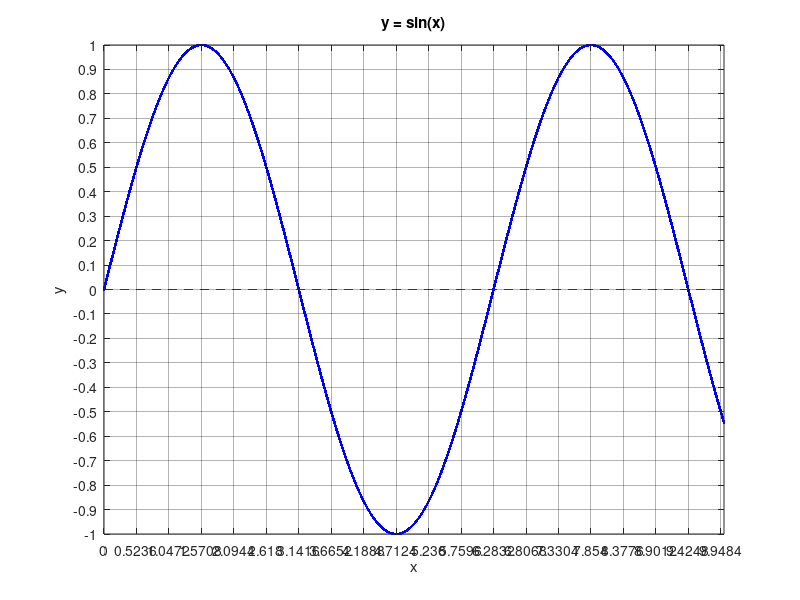

Reproduce this figure in MATLAB.
clc, clearvars, close all

%PARAMETERS
max_x = 10;
x = linspace(0,max_x,100000);
y = sin(x);
check = 0;


%ACTIONS
myl = length(y)
result = y > check;
myAnswer = sum(result);
myavg = sum(y)/myl;

%OUTPUT (terminal)
fprintf("%d Of the %d Are greater than %d\n\n", myAnswer, myl, check)
    % works like printf in C
fprintf("%d %%\n", 100*myAnswer/length(y)) % to make it look like a percentage
    %length() gives us the greater of height() and length()
    %height() gives us the rows
    %width() gives us the columns
fprintf("\nThe average value of y is  %d\n", myavg)

%%(unrelated)
1 ~= 2; % NOT EQUAL
1 == 2; % EQUAL
1>0 & 2>1;   %   & means AND
1>0 | 0>1;   %   | means OR



%ALSO OUTPUT  (plot)
plot(x,y, 'linewidth', 2, "b.")

hold on
plot([0 max_x],[check check], "--r")  %add a line for the point of interest

xticks(0:(pi/6):max_x)
yticks(-1:0.1:1)
title('y = sin(x)')
xlabel('x')
ylabel('y')
grid on
set(gca, 'GridColor', [0 0 0])
set(gca, 'GridAlpha', 0.3)
set(gca, 'Layer', 'top')


